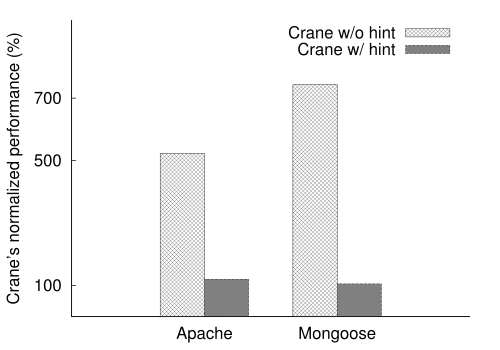

Write gnuplot code to recreate this figure.
set terminal postscript eps enhanced "NimbusSanL-Regu, 24" fontfile "/usr/share/texlive/texmf-dist/fonts/type1/urw/helvetic/uhvr8a.pfb"
#set terminal  postscript
#set term post eps font "Times New Roman,26"
set border 3

set style data histogram
set style histogram cluster gap 1

set xrange[-1:2]
set yrange [0:950]

set xtics nomirror
set ytics nomirror

set ylabel "Crane's normalized performance (%)"
#set xlabel "Applications"

#set xtics rotate by 45 offset -2,-2
set xtics ("Apache" 0, "Mongoose" 1)
set ytics ("100" 100, "500" 500, "700" 700)

#set boxwidth 0.25 absolute
plot 'opt-hint.dat' using 2 t "Crane w/o hint" fs pattern 2, '' using 3 t "Crane w/ hint" fs solid 0.5
